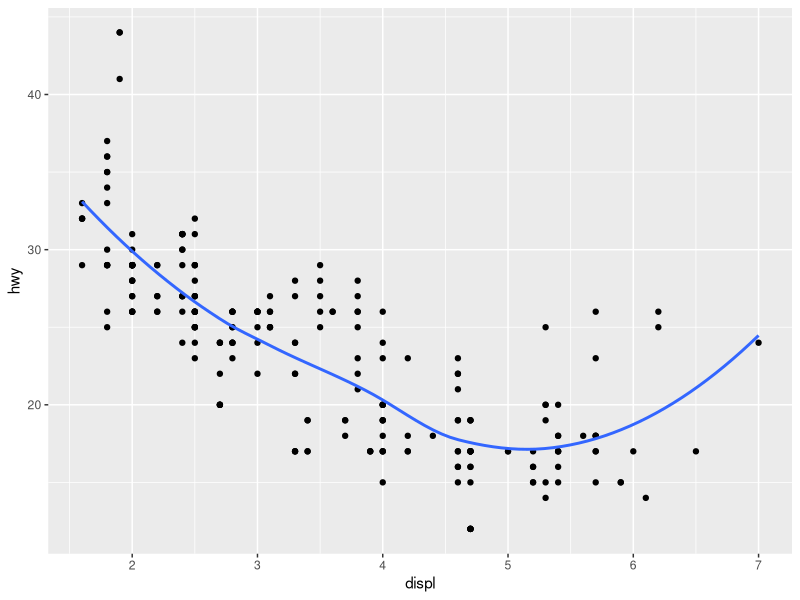
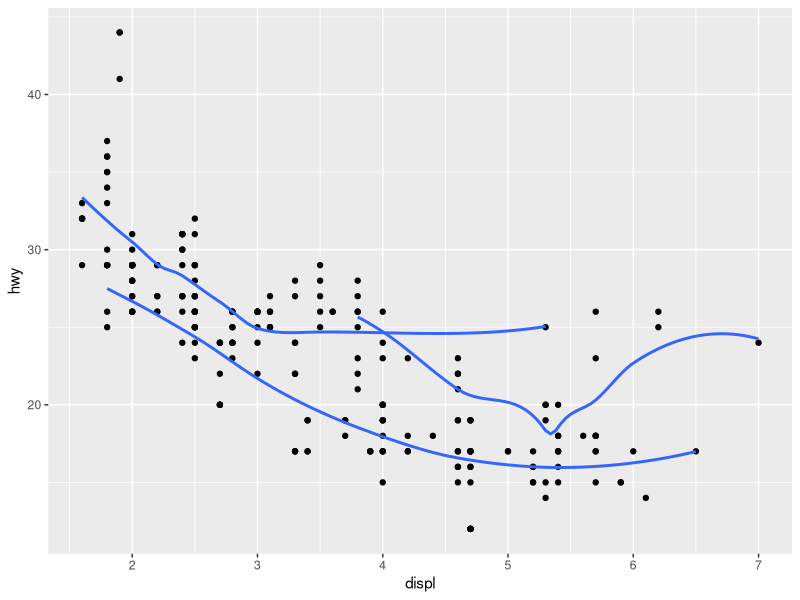
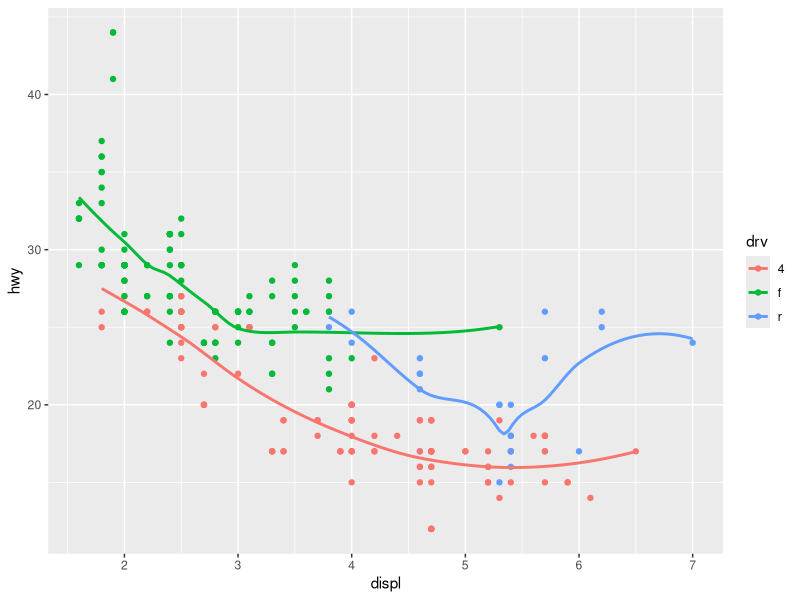
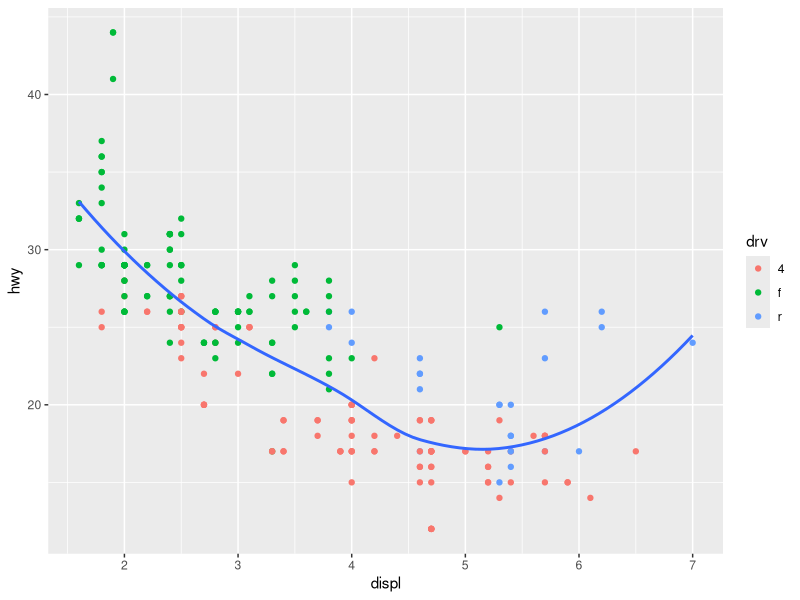
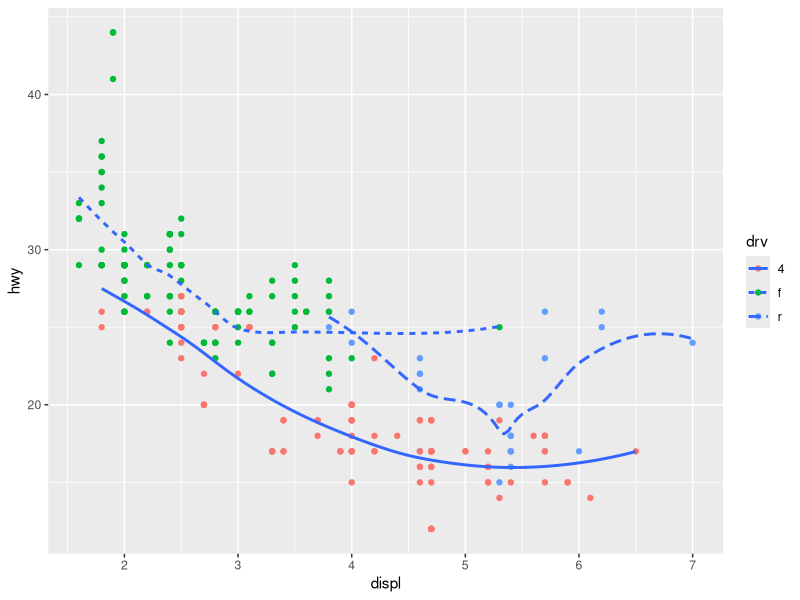
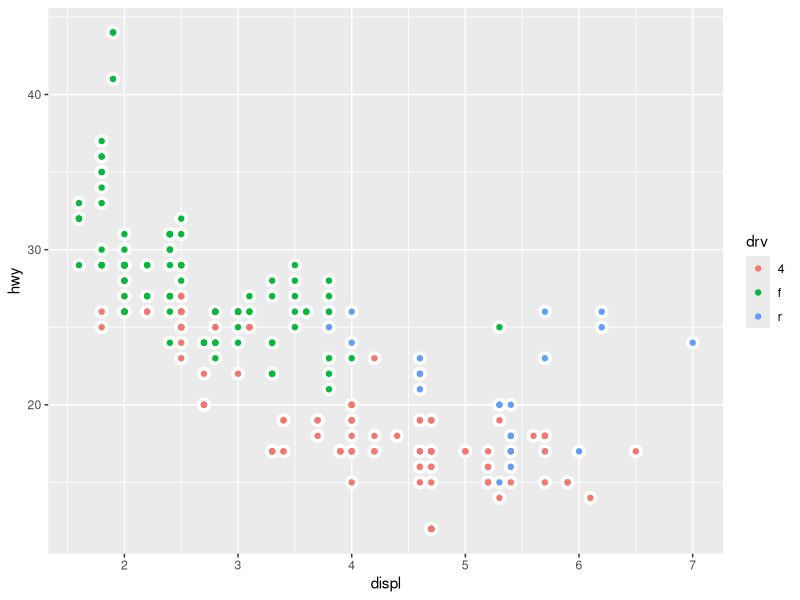
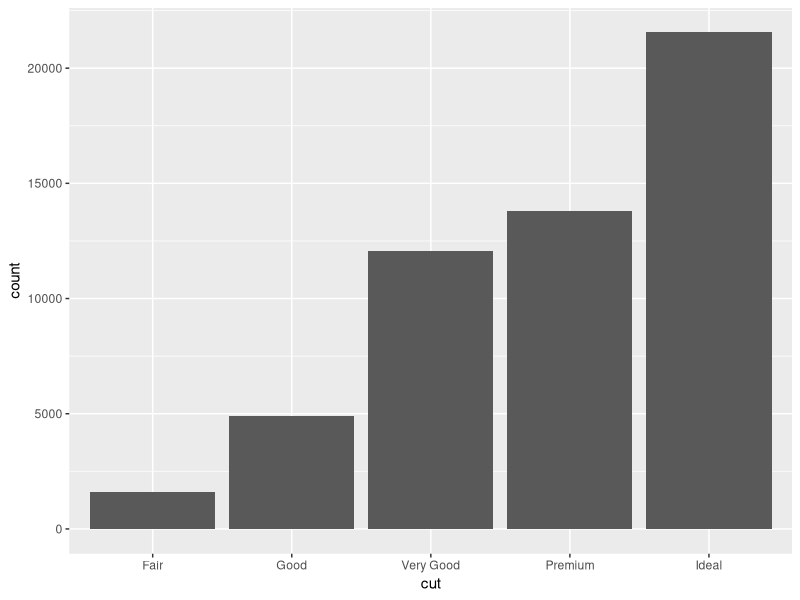
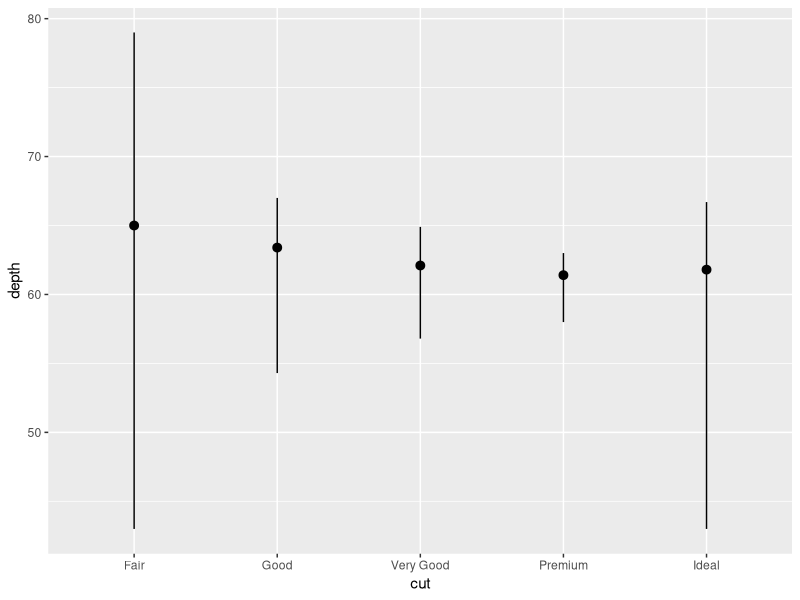

Generate these figures, in order, with R:
#Geometric Objects, Exercise 6:
#Recreate the R code necessary to generate the following graphs
library(ggplot2)

ggplot(data = mpg, mapping = aes(x = displ, y = hwy)) + 
  geom_point() + 
  geom_smooth(se=FALSE)

ggplot(data = mpg, mapping = aes(x = displ, y = hwy)) + 
  geom_point() + 
  geom_smooth(aes(group=drv), se=FALSE)

ggplot(data = mpg, mapping = aes(x = displ, y = hwy, colour = drv)) + 
  geom_point() + 
  geom_smooth(aes(fill=drv), se=FALSE)

ggplot(data = mpg, mapping = aes(x = displ, y = hwy)) + 
  geom_point(mapping = aes(colour = drv)) + 
  geom_smooth(se=FALSE)

ggplot(data = mpg, mapping = aes(x = displ, y = hwy)) + 
  geom_point(mapping = aes(colour = drv)) + 
  geom_smooth(mapping = aes(linetype=drv),se=FALSE)

ggplot(data = mpg, mapping = aes(x = displ, y = hwy)) + 
  geom_point(size=4, color = 'white') +
  geom_point(mapping = aes(colour = drv))

ggplot(data = diamonds) + 
  geom_bar(mapping = aes(x = cut))

#3.7.1 Statistical transformation exercises: 
#1 the default geom with stat_summary is geom_pointrange (help tells you this )
ggplot(data = diamonds) + 
  stat_summary(
    mapping = aes(x = cut, y = depth),
    fun.min = min,
    fun.max = max,
    fun = median
  )
#can also be written as:
ggplot(data = diamonds) +
  geom_pointrange(
    mapping = aes(x = cut, y = depth),
    stat = "summary",
    fun.min = min,
    fun.max = max,
    fun = median
  )

#2 What does geom_col() do? how is it different to geom_bar()?
??geom_bar
#geom_bar has the default stat_count()

?geom_col
#geom_col has the default stat_identity() which leaves the data as is, it doesn't count the frequency, and expects y values to be set

#3. is a silly question. There is a table in the exercise solutions

#4. What variables does stat_smooth() compute? What parameters control its behaviour?
?stat_smooth


